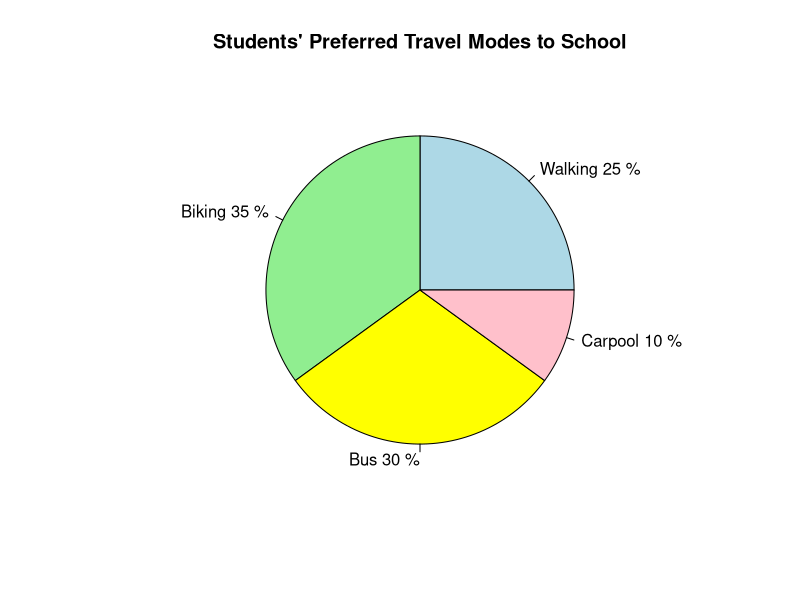

Recreate this plot in R.
# ---- pie-chart ---- 
# Define the data
travel_modes <- c("Walking", "Biking", "Bus", "Carpool")
percentages <- c(25, 35, 30, 10)

# Create labels that include both the travel mode and the percentage
labels <- paste(travel_modes, percentages, "%")

# Create the pie chart
pie(
  percentages,
  labels = labels,
  col = c("lightblue", "lightgreen", "yellow", "pink"),
  main = "Students' Preferred Travel Modes to School"
)
